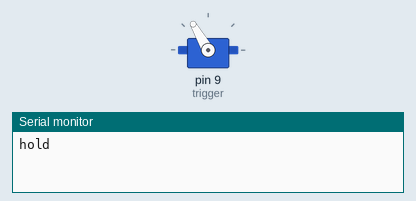
Bench run of a sketch on a simulated Arduino Uno, built with avr-gcc and run on an emulated ATmega328P. Parts: servo, the last lines printed to the serial monitor.

Above: at 0.05 s.
At 8.0 s:
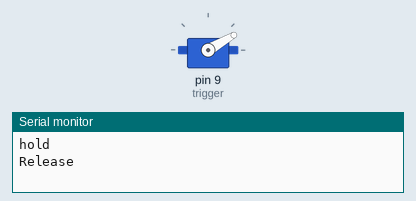
Timing chart, 0 to 10.4 s (numbered marks = the images above):
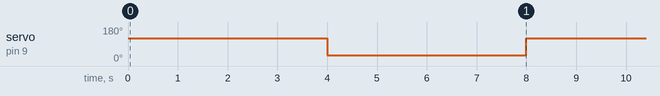

Measured:
- by itself, servo on pin 9 (trigger): alternates 120° for 4.0 s and 30° for 4.0 s

The sketch:

trigger_up_n_down.ino
```cpp
#include <Servo.h>

Servo trigger;

void triggerHold();
void triggerRelease();

void setup()
{
  trigger.attach(9);
  Serial.begin(9600);
}

void loop()
{
  triggerHold();
  Serial.println("hold");
  delay(4000);
  triggerRelease();
  Serial.println("Release");
  delay(4000);
}

void triggerHold()
{
 trigger.write(120);
}

void triggerRelease()
{
  trigger.write(30);
}
```
